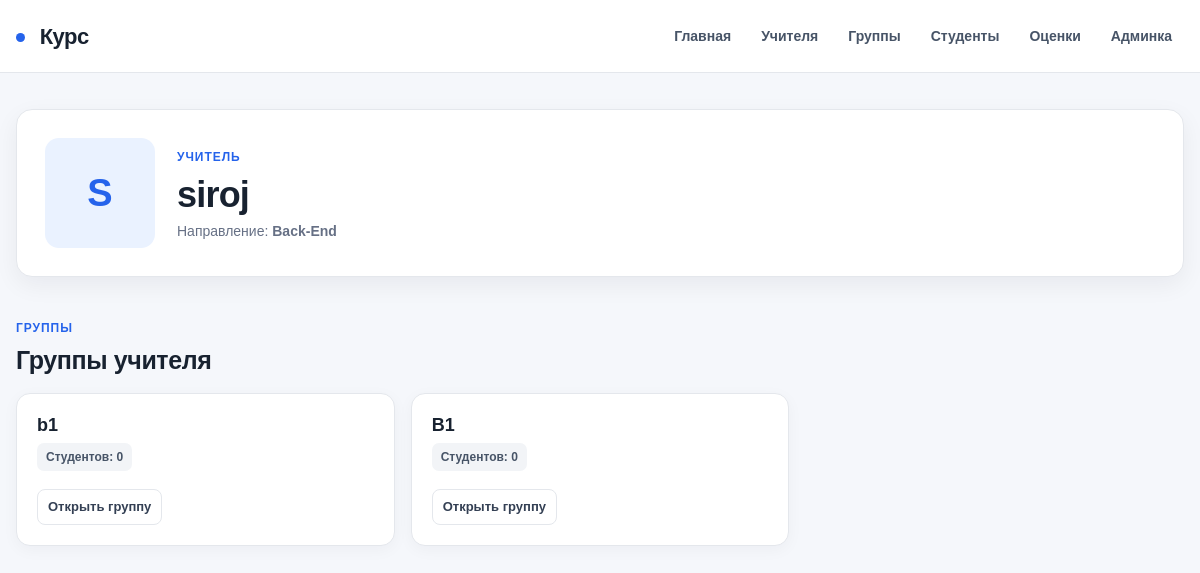
The page /teachers/1/ on the database its author committed.
### exam/models.py (models this page shows, shortened)
class Teacher(models.Model):
    DIRECTIONS = [
        ('backend', 'Back-End'),
        ('frontend', 'Front-End'),
        ('smm', 'SMM'),
    ]
    name = models.CharField(max_length=200, verbose_name='Имя')
    direction = models.CharField(max_length=20, choices=DIRECTIONS, verbose_name='Направление')
    class Meta:
        verbose_name="Учители"
        verbose_name_plural="Учителя"

class Group(models.Model):
    name = models.CharField(max_length=200, verbose_name='Название группы')
    mentor = models.ForeignKey(
        Teacher,
        on_delete=models.SET_NULL,
        null=True,
        blank=True,
        related_name='groups',
        verbose_name='Ментор'
    )
    created_at = models.DateTimeField(auto_now_add=True, verbose_name='Дата создания')
    class Meta:
        verbose_name="Группа"
        verbose_name_plural="Группы"

### exam/views.py (the view)
# urls.py: path('teachers/<int:pk>/', views.teacher_detail, name='teacher_detail'),
def teacher_detail(request, pk):
    teacher = get_object_or_404(Teacher, id=pk)
    groups = teacher.groups.all()
    return render(request, 'teacher_detail.html', {'teacher': teacher, 'groups': groups})

### exam/templates/teacher_detail.html (shortened to what this page needs)
{% extends 'base.html' %}
{% block content %}
<div class="detail-card">
    <div class="detail-top">
        <div>
            <div class="detail-avatar detail-avatar-placeholder">{{ teacher.name|first|upper }}</div>
        </div>
        <div class="detail-info">
            <span class="eyebrow">Учитель</span>
            <h1>{{ teacher.name }}</h1>
            <p>Направление: <strong>{{ teacher.get_direction_display }}</strong></p>
        </div>
    </div>
</div>
<div class="section-heading marks-heading">
    <div>
        <span class="eyebrow">Группы</span>
        <h2>Группы учителя</h2>
    </div>
</div>
<div class="students">
    {% for group in groups %}
        <article class="student-card">
            <div class="student-info">
                <h3>{{ group.name }}</h3>
                <span class="group-badge">Студентов: {{ group.students.count }}</span>
            </div>
            <div class="card-actions">
                <a href="{% url 'group_detail' group.id %}" class="card-link">Открыть группу</a>
            </div>
        </article>
    {% empty %}
        <div class="empty-state">
            <h3>У этого учителя пока нет групп</h3>
            <p>Группы назначаются через админ-панель.</p>
        </div>
    {% endfor %}
</div>
{% endblock %}

### exam/static/css/style.css (style rules this page uses)
:root { --bg: #f5f7fb; --surface: #ffffff; --surface-soft: #f8fafc; --text: #182230; --muted: #667085; --border: #e4e7ec; --primary: #2563eb; --primary-dark: #1d4ed8; --primary-soft: #eff6ff; --danger: #dc2626; --danger-soft: #fef2f2; --shadow: 0 8px 24px rgba(15, 23, 42, .06); }
* { box-sizing: border-box; margin: 0; padding: 0; }
html { scroll-behavior: smooth; }
body { min-height: 100vh; background: var(--bg); color: var(--text); font-family: Arial, Helvetica, sans-serif; line-height: 1.5; }
a { color: inherit; text-decoration: none; }
button, a, input, select { -webkit-tap-highlight-color: transparent; }
h1, h2, h3, p { overflow-wrap: anywhere; }
h1 { font-size: 36px; line-height: 1.15; letter-spacing: -.8px; }
h2 { font-size: 25px; line-height: 1.2; letter-spacing: -.4px; }
h3 { font-size: 18px; line-height: 1.25; }
p { color: var(--muted); }
.eyebrow { display: inline-block; margin-bottom: 8px; color: var(--primary); font-size: 12px; font-weight: 800; letter-spacing: .08em; text-transform: uppercase; }
.section-heading, .page-heading { display: flex; align-items: flex-end; justify-content: space-between; gap: 20px; margin-bottom: 18px; }
.students { display: grid; grid-template-columns: repeat(3, minmax(0, 1fr)); gap: 16px; }
.student-card { min-width: 0; display: flex; flex-direction: column; padding: 20px; border: 1px solid var(--border); border-radius: 14px; background: var(--surface); box-shadow: 0 4px 16px rgba(15, 23, 42, .04); }
.student-info h3, .student-card h2 { margin-bottom: 6px; }
.group-badge { display: inline-flex; width: fit-content; max-width: 100%; padding: 5px 9px; border-radius: 7px; background: #f2f4f7; color: #475467; font-size: 12px; font-weight: 700; }
.card-actions { display: flex; flex-wrap: wrap; gap: 8px; margin-top: auto; padding-top: 18px; }
.card-link { display: inline-flex; align-items: center; min-height: 36px; padding: 0 10px; border: 1px solid var(--border); border-radius: 8px; color: #344054; font-size: 13px; font-weight: 700; }
.detail-card { padding: 28px; border: 1px solid var(--border); border-radius: 16px; background: #fff; box-shadow: var(--shadow); }
.detail-top { display: flex; gap: 22px; align-items: center; }
.detail-avatar { width: 110px; height: 110px; border-radius: 14px; object-fit: cover; background: #eaf2ff; }
.detail-avatar-placeholder { display: grid; place-items: center; color: var(--primary); font-size: 38px; font-weight: 800; }
.detail-info p { margin-top: 5px; font-size: 14px; }
.marks-heading { margin-top: 38px; }

### rows shown on the page
Teacher: name|first "S", name "siroj", direction "Back-End"
Group: name "b1", students.count "0"
Group: name "B1", students.count "0"
